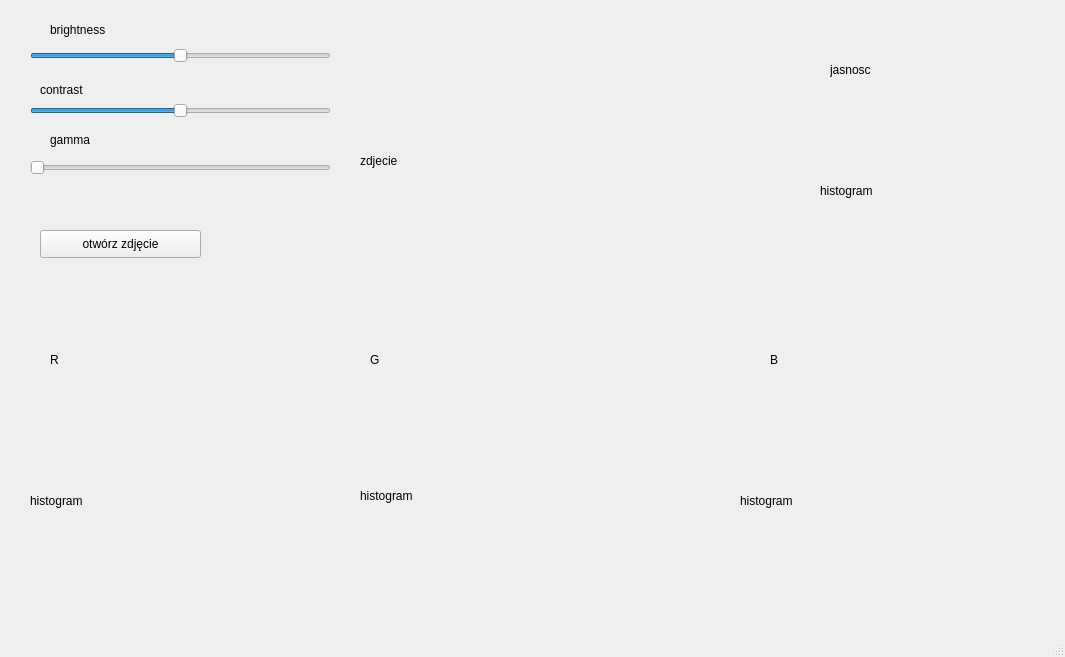
<?xml version="1.0" encoding="UTF-8"?>
<ui version="4.0">
 <class>MainWindow</class>
 <widget class="QMainWindow" name="MainWindow">
  <property name="geometry">
   <rect>
    <x>0</x>
    <y>0</y>
    <width>1065</width>
    <height>657</height>
   </rect>
  </property>
  <property name="windowTitle">
   <string>MainWindow</string>
  </property>
  <widget class="QWidget" name="centralwidget">
   <widget class="QSlider" name="brigtnessSlider">
    <property name="geometry">
     <rect>
      <x>30</x>
      <y>20</y>
      <width>301</width>
      <height>71</height>
     </rect>
    </property>
    <property name="minimum">
     <number>-100</number>
    </property>
    <property name="maximum">
     <number>100</number>
    </property>
    <property name="orientation">
     <enum>Qt::Orientation::Horizontal</enum>
    </property>
   </widget>
   <widget class="QSlider" name="contrastSlider">
    <property name="geometry">
     <rect>
      <x>30</x>
      <y>100</y>
      <width>301</width>
      <height>21</height>
     </rect>
    </property>
    <property name="minimum">
     <number>-100</number>
    </property>
    <property name="maximum">
     <number>100</number>
    </property>
    <property name="orientation">
     <enum>Qt::Orientation::Horizontal</enum>
    </property>
   </widget>
   <widget class="QSlider" name="gammaSlider">
    <property name="geometry">
     <rect>
      <x>30</x>
      <y>160</y>
      <width>301</width>
      <height>16</height>
     </rect>
    </property>
    <property name="minimum">
     <number>10</number>
    </property>
    <property name="maximum">
     <number>300</number>
    </property>
    <property name="orientation">
     <enum>Qt::Orientation::Horizontal</enum>
    </property>
   </widget>
   <widget class="QPushButton" name="pushButton">
    <property name="geometry">
     <rect>
      <x>40</x>
      <y>230</y>
      <width>161</width>
      <height>28</height>
     </rect>
    </property>
    <property name="text">
     <string>otwórz zdjęcie</string>
    </property>
   </widget>
   <widget class="QLabel" name="imageLabel">
    <property name="geometry">
     <rect>
      <x>360</x>
      <y>0</y>
      <width>381</width>
      <height>321</height>
     </rect>
    </property>
    <property name="text">
     <string>zdjecie</string>
    </property>
   </widget>
   <widget class="QLabel" name="histogramLabel">
    <property name="geometry">
     <rect>
      <x>820</x>
      <y>110</y>
      <width>211</width>
      <height>161</height>
     </rect>
    </property>
    <property name="text">
     <string>histogram</string>
    </property>
   </widget>
   <widget class="QLabel" name="label">
    <property name="geometry">
     <rect>
      <x>50</x>
      <y>20</y>
      <width>63</width>
      <height>20</height>
     </rect>
    </property>
    <property name="text">
     <string>brightness</string>
    </property>
   </widget>
   <widget class="QLabel" name="label_2">
    <property name="geometry">
     <rect>
      <x>40</x>
      <y>80</y>
      <width>63</width>
      <height>20</height>
     </rect>
    </property>
    <property name="text">
     <string>contrast</string>
    </property>
   </widget>
   <widget class="QLabel" name="label_3">
    <property name="geometry">
     <rect>
      <x>50</x>
      <y>130</y>
      <width>63</width>
      <height>20</height>
     </rect>
    </property>
    <property name="text">
     <string>gamma</string>
    </property>
   </widget>
   <widget class="QLabel" name="histogramG">
    <property name="geometry">
     <rect>
      <x>360</x>
      <y>380</y>
      <width>331</width>
      <height>231</height>
     </rect>
    </property>
    <property name="text">
     <string>histogram</string>
    </property>
   </widget>
   <widget class="QLabel" name="histogramB">
    <property name="geometry">
     <rect>
      <x>740</x>
      <y>380</y>
      <width>301</width>
      <height>241</height>
     </rect>
    </property>
    <property name="text">
     <string>histogram</string>
    </property>
   </widget>
   <widget class="QLabel" name="histogramR">
    <property name="geometry">
     <rect>
      <x>30</x>
      <y>380</y>
      <width>321</width>
      <height>241</height>
     </rect>
    </property>
    <property name="text">
     <string>histogram</string>
    </property>
   </widget>
   <widget class="QLabel" name="label_4">
    <property name="geometry">
     <rect>
      <x>50</x>
      <y>350</y>
      <width>63</width>
      <height>20</height>
     </rect>
    </property>
    <property name="text">
     <string>R</string>
    </property>
   </widget>
   <widget class="QLabel" name="label_5">
    <property name="geometry">
     <rect>
      <x>370</x>
      <y>350</y>
      <width>63</width>
      <height>20</height>
     </rect>
    </property>
    <property name="text">
     <string>G</string>
    </property>
   </widget>
   <widget class="QLabel" name="label_6">
    <property name="geometry">
     <rect>
      <x>770</x>
      <y>350</y>
      <width>63</width>
      <height>20</height>
     </rect>
    </property>
    <property name="text">
     <string>B</string>
    </property>
   </widget>
   <widget class="QLabel" name="label_7">
    <property name="geometry">
     <rect>
      <x>830</x>
      <y>60</y>
      <width>63</width>
      <height>20</height>
     </rect>
    </property>
    <property name="text">
     <string>jasnosc</string>
    </property>
   </widget>
  </widget>
  <widget class="QMenuBar" name="menubar">
   <property name="geometry">
    <rect>
     <x>0</x>
     <y>0</y>
     <width>1065</width>
     <height>25</height>
    </rect>
   </property>
  </widget>
  <widget class="QStatusBar" name="statusbar"/>
  <action name="actionactionExit">
   <property name="text">
    <string>actionExit</string>
   </property>
   <property name="menuRole">
    <enum>QAction::MenuRole::NoRole</enum>
   </property>
  </action>
  <action name="actionactionOtworz">
   <property name="text">
    <string>actionOtworz</string>
   </property>
   <property name="menuRole">
    <enum>QAction::MenuRole::NoRole</enum>
   </property>
  </action>
 </widget>
 <resources/>
 <connections/>
</ui>
